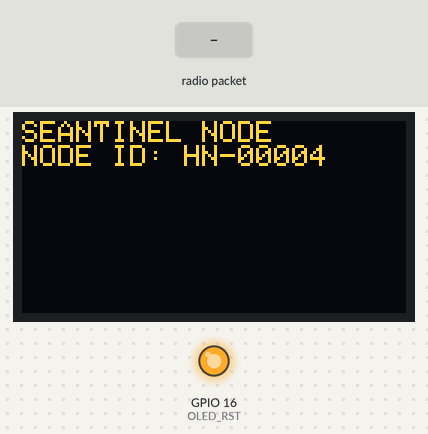
Recording of a sketch running on a simulated ESP32. Parts: 128×64 one-colour display, output pins drawn as LEDs (lit = HIGH). The test bench sets the inputs (shaded band). The OLED is the two-colour kind (top 16 rows yellow); no radio packets arrive unless stated; what the sketch prints to the serial monitor is not drawn.

Above: at 1.2 s.
1.3 s: radio packet "1" arrives
Timing chart, 0 to 4.3 s (numbered marks = the images above; inputs shaded):
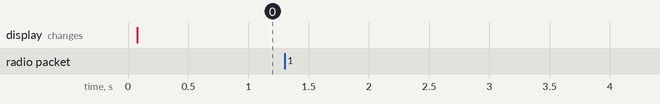

Measured:
- after the input at 1.3 s, every drawn part: stays the same

The sketch:

seantinel-node-lite.ino
```cpp
/*
Hydraean node lite
- A lite version of the node firmware derived from the Orion node of the sagipinas project
--
Orion Node
Firmware for the Node IoT devices
----------------------------------
Author: Bryce Narciso C. Mercines
*/

// Import required libraries
#include "WiFi.h"
#include "ESPAsyncWebServer.h"

//Libraries for LoRa
#include <SPI.h>
#include <LoRa.h>

//Libraries for OLED Display
#include <Wire.h>
#include <Adafruit_GFX.h>
#include <Adafruit_SSD1306.h>

//define the pins used by the LoRa transceiver module
#define SCK 5
#define MISO 19
#define MOSI 27
#define SS 18
#define RST 14
#define DIO0 26

// Most performant ISM Band (Philippines) good RSSI
#define BAND 923E6

//OLED pins
#define OLED_SDA 4
#define OLED_SCL 15
#define OLED_RST 16
#define SCREEN_WIDTH 128 // OLED display width, in pixels
#define SCREEN_HEIGHT 64 // OLED display height, in pixels

// Initialize Screen
Adafruit_SSD1306 display(SCREEN_WIDTH, SCREEN_HEIGHT, &Wire, OLED_RST);

// device unique ID (can be changed)

String UID = "HN-00004";

String LoRaData;

// Replace with your network credentials
const char *ssid = "Seantinel_Node_4";
const char *password = "";

// Create AsyncWebServer object on port 80
AsyncWebServer server(80);

String device_data = "{\"type\": \"Seantinel Node Lite\", \"version\": 0.0.1, \"firmware\": \"Node Lite\",\"device_id\": \"HN-XXXX\"}";


void sendData(String LORA_DATA)
{
  LoRa.beginPacket();
  LoRa.print(LORA_DATA);
  LoRa.endPacket();
}

void echoMechanism()
{
  // testing echo
  int packetSize = LoRa.parsePacket();
  if (packetSize)
  {
    //received a packet

    //read packet
    while (LoRa.available())
    {
      LoRaData = LoRa.readString();
      sendData(LoRaData);
      delay(2000);
    }
  }
  else
  {
    delay(3000);
  }
}

void setup()
{
  // Serial Port for communicating to GPS Module
  Serial.begin(9600);

  //reset OLED display via software
  pinMode(OLED_RST, OUTPUT);
  digitalWrite(OLED_RST, LOW);
  delay(20);
  digitalWrite(OLED_RST, HIGH);

  //initialize OLED
  Wire.begin(OLED_SDA, OLED_SCL);
  if (!display.begin(SSD1306_SWITCHCAPVCC, 0x3c, false, false))
  { // Address 0x3C for 128x32
    Serial.println(F("SSD1306 allocation failed"));
    for (;;)
      ; // Don't proceed, loop forever
  }

  display.clearDisplay();
  display.setTextColor(WHITE);
  display.setTextSize(1);
  display.setCursor(0, 0);
  display.println("SEANTINEL NODE");
  display.println("NODE ID: " + UID);
  display.display();

  //SPI LoRa pins
  SPI.begin(SCK, MISO, MOSI, SS);
  //setup LoRa transceiver module
  LoRa.setPins(SS, RST, DIO0);

  if (!LoRa.begin(BAND))
  {
    // Starting LoRa Fails
    while (1)
      ;
  }

  // Remove the password parameter, if you want the AP (Access Point) to be open
  WiFi.softAP(ssid, password);

  // Route for root / web page
  server.on("/", HTTP_GET, [](AsyncWebServerRequest *request) {
    device_data.replace("HN-XXXX",UID);
    request->send(200, "text/plain", device_data);
  });

  // for sending data (test)
  server.on("/report", HTTP_GET, [](AsyncWebServerRequest *request) {
    // try and capture parameters
    int paramsNr = request->params();

    for (int i = 0; i < paramsNr; i++)
    {
      AsyncWebParameter *p = request->getParam(i);

      String webData = p->value();

      String formData = webData;
      // replace playload id with device id
      formData.replace("HN-XXXX",UID);

      sendData(formData);
    }

    request->send_P(200, "text/plain", "recieved");
  });

  // Start server
  server.begin();
}

void loop()
{

  // for echoing data
  // testing echo
  int packetSize = LoRa.parsePacket();
  Serial.println("pz: " + packetSize);
  if (packetSize)
  {
    //received a packet

    //read packet
    while (LoRa.available())
    {
      LoRaData = LoRa.readString();
    }

    sendData("e1:" + LoRaData);
    Serial.println("e1:" + LoRaData);
  }

  // node beacon test
  //  sendData("Data from Node 1");
  //  Serial.println("Sending data from:" + UID);
}
```
